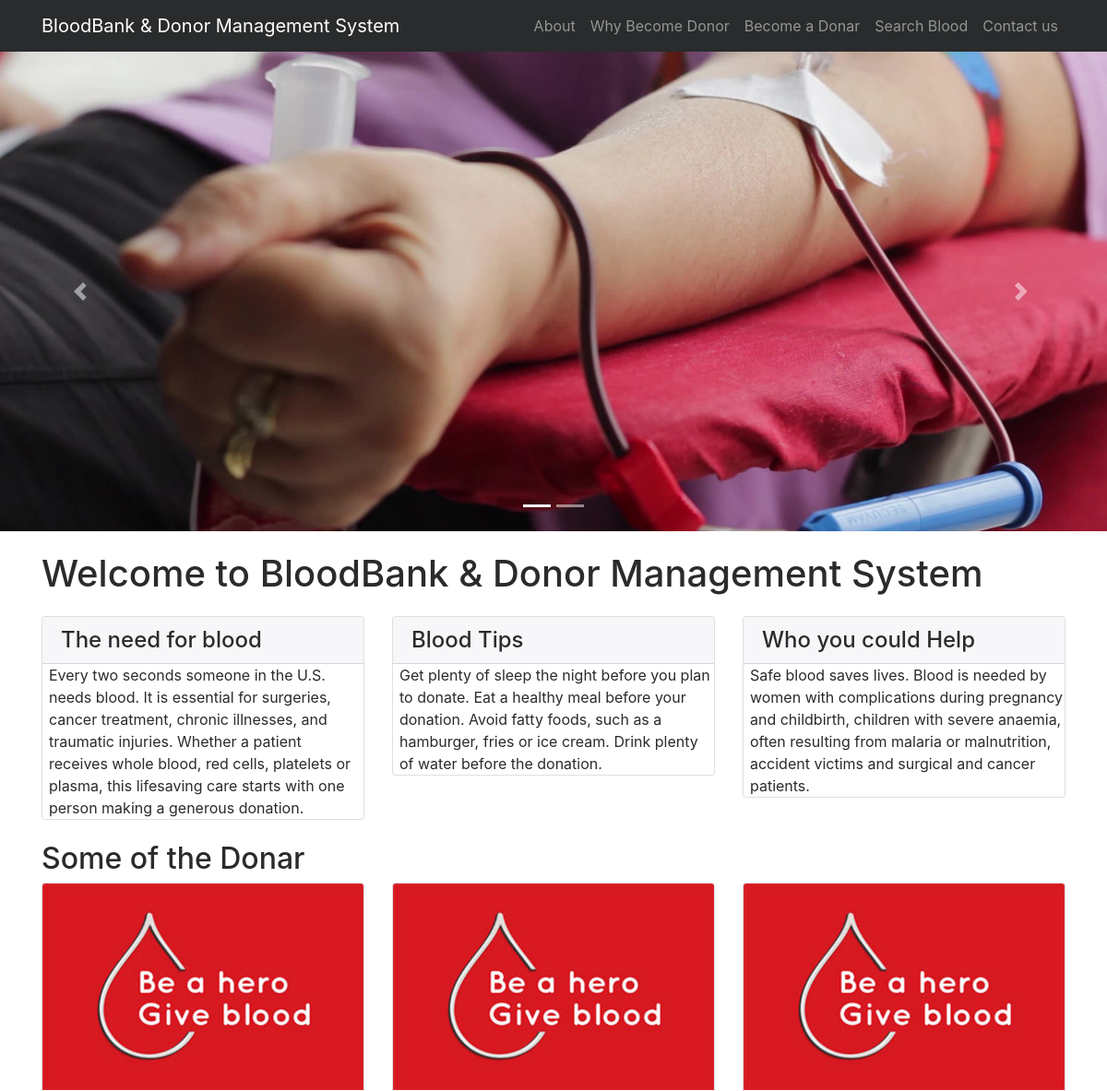
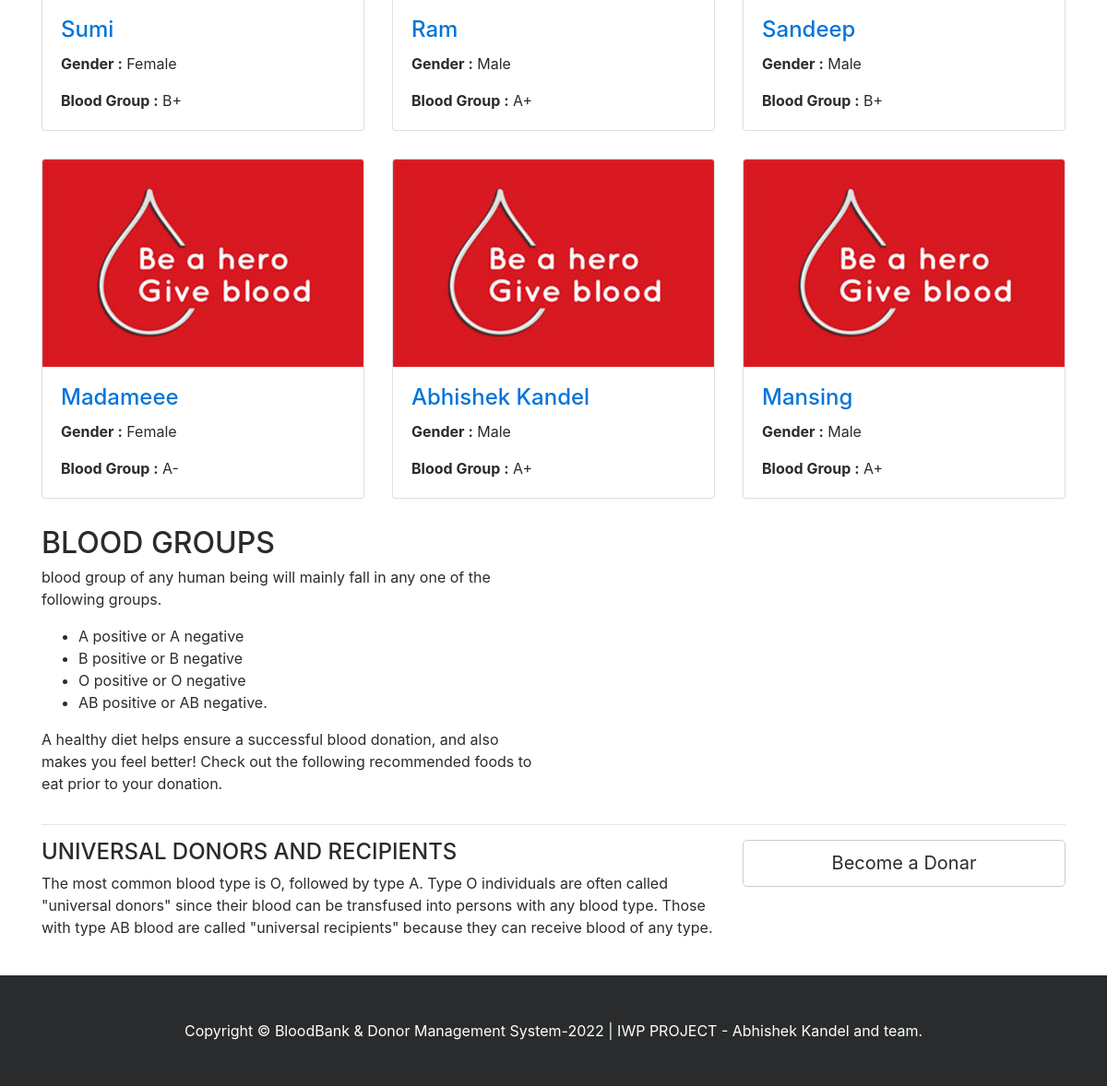
The page / on the database its author committed (2 pictures, top to bottom).
### tables this page shows
CREATE TABLE `tblblooddonars` (
  `id` int(11) NOT NULL,
  `FullName` varchar(100) DEFAULT NULL,
  `MobileNumber` char(11) DEFAULT NULL,
  `EmailId` varchar(100) DEFAULT NULL,
  `Gender` varchar(20) DEFAULT NULL,
  `Age` int(11) DEFAULT NULL,
  `BloodGroup` varchar(20) DEFAULT NULL,
  `Zone` varchar(255) DEFAULT NULL,
  `Message` mediumtext DEFAULT NULL,
  `PostingDate` timestamp NOT NULL DEFAULT current_timestamp(),
  `status` int(1) DEFAULT NULL
);

### index.php (the view, shortened to what this page needs)
<?php
include('includes/config.php');
?>
<!DOCTYPE html>
<html lang="en">
<head>
    <link href="vendor/bootstrap/css/bootstrap.min.css" rel="stylesheet">
    <link href="vendor/font-awesome/css/font-awesome.min.css" rel="stylesheet" type="text/css">
    <link href="css/modern-business.css" rel="stylesheet">
</head>
<body>
<?php include('includes/header.php');?>
<?php include('includes/slider.php');?>
    <div class="container">
        <h1 class="my-4">Welcome to BloodBank & Donor Management System</h1>
        <div class="row">
            <div class="col-lg-4 mb-4">
                <div class="card">
                    <h4 class="card-header">The need for blood</h4>
                        <p class="card-text" style="padding-left:2%">Every two seconds someone in the U.S. needs blood. It is essential for surgeries, cancer treatment, chronic illnesses, and traumatic injuries. Whether a patient receives whole blood, red cells, platelets or plasma, this lifesaving care starts with one person making a generous donation. </p>
                </div>
            </div>
            <div class="col-lg-4 mb-4">
                <div class="card">
                    <h4 class="card-header">Blood Tips</h4>
                        <p class="card-text" style="padding-left:2%">Get plenty of sleep the night before you plan to donate. Eat a healthy meal before your donation. Avoid fatty foods, such as a hamburger, fries or ice cream. Drink plenty of water before the donation.</p>
                </div>
            </div>
            <div class="col-lg-4 mb-4">
                <div class="card">
                    <h4 class="card-header">Who you could Help</h4>
                        <p class="card-text" style="padding-left:2%"> Safe blood saves lives. Blood is needed by women with complications during pregnancy and childbirth, children with severe anaemia, often resulting from malaria or malnutrition, accident victims and surgical and cancer patients.</p>
                </div>
            </div>
        </div>
        <h2>Some of the Donar</h2>
        <div class="row">
                   <?php
$status=1;
$sql = "SELECT * from tblblooddonars where status=:status order by rand() limit 6";
$query = $dbh -> prepare($sql);
$query->bindParam(':status',$status,PDO::PARAM_STR);
$query->execute();
$results=$query->fetchAll(PDO::FETCH_OBJ);
if($query->rowCount() > 0)
{
foreach($results as $result)
{ ?>
            <div class="col-lg-4 col-sm-6 portfolio-item">
                <div class="card h-100">
                    <a href="#"><img class="card-img-top img-fluid" src="images/blood-donor.jpg" alt="" ></a>
                    <div class="card-block">
                        <h4 class="card-title"><a href="#"><?php echo htmlentities($result->FullName);?></a></h4>
<p class="card-text"><b>  Gender :</b> <?php echo htmlentities($result->Gender);?></p>
<p class="card-text"><b>Blood Group :</b> <?php echo htmlentities($result->BloodGroup);?></p>
                    </div>
                </div>
            </div>
            <?php }} ?>
        </div>
        <div class="row">
            <div class="col-lg-6">
                <h2>BLOOD GROUPS</h2>
          <p>  blood group of any human being will mainly fall in any one of the following groups.</p>
                <ul>
<li>A positive or A negative</li>
<li>B positive or B negative</li>
<li>O positive or O negative</li>
<li>AB positive or AB negative.</li>
                </ul>
                <p>A healthy diet helps ensure a successful blood donation, and also makes you feel better! Check out the following recommended foods to eat prior to your donation.</p>
            </div>
            <div class="col-lg-6">
            </div>
        </div>
        <hr>
        <div class="row mb-4">
            <div class="col-md-8">
            <h4>UNIVERSAL DONORS AND RECIPIENTS</h4>
                <p>
The most common blood type is O, followed by type A.
Type O individuals are often called "universal donors" since their blood can be transfused into persons with any blood type. Those with type AB blood are called "universal recipients" because they can receive blood of any type.</p>
            </div>
            <div class="col-md-4">
                <a class="btn btn-lg btn-secondary btn-block" href="become-donar.php">Become a Donar</a>
            </div>
        </div>
    </div>
  <?php include('includes/footer.php');?>
</body>
</html>

### includes/header.php (shortened to what this page needs)
<nav class="navbar fixed-top navbar-toggleable-md navbar-inverse bg-inverse">
    <div class="container">
        <a class="navbar-brand" href="index.php">BloodBank & Donor Management System</a>
        <div class="collapse navbar-collapse" id="navbarExample">
            <ul class="navbar-nav ml-auto">
                <li class="nav-item">
                    <a class="nav-link" href="page.php?type=aboutus">About</a>
                </li>
                <li class="nav-item">
                    <a class="nav-link" href="page.php?type=donor">Why Become Donor</a>
                </li>
                <li class="nav-item">
                    <a class="nav-link" href="become-donar.php">Become a Donar</a>
                </li>
                 <li class="nav-item">
                    <a class="nav-link" href="search-donor.php">Search Blood</a>
                </li>
                  <li class="nav-item">
                    <a class="nav-link" href="contact.php">Contact us</a>
                </li>
            </ul>
        </div>
    </div>
</nav>

### includes/slider.php (shortened to what this page needs)
<header>
       <div id="carouselExampleIndicators" class="carousel slide" data-ride="carousel">
           <ol class="carousel-indicators">
               <li data-target="#carouselExampleIndicators" data-slide-to="0" class="active"></li>
               <li data-target="#carouselExampleIndicators" data-slide-to="1"></li>
           </ol>
           <div class="carousel-inner" role="listbox">
               <div class="carousel-item active" style="background-image: url('images/banner1.jpg')">
                   <div class="carousel-caption d-none d-md-block">
                   </div>
               </div>
           </div>
           <a class="carousel-control-prev" href="#carouselExampleIndicators" role="button" data-slide="prev">
               <span class="carousel-control-prev-icon" aria-hidden="true"></span>
           </a>
           <a class="carousel-control-next" href="#carouselExampleIndicators" role="button" data-slide="next">
               <span class="carousel-control-next-icon" aria-hidden="true"></span>
           </a>
       </div>
   </header>

### includes/footer.php
<footer class="py-5 bg-inverse">
    <div class="container">
        <p class="m-0 text-center text-white">Copyright &copy; BloodBank & Donor Management System-2022 | IWP PROJECT - Abhishek Kandel and team.</p>
    </div>
</footer>

### css/modern-business.css (style rules this page uses)
body { padding-top: 54px; }
@media (min-width: 992px) { body { padding-top: 56px; } }
.carousel-item { height: 65vh; min-height: 300px; background: no-repeat center center scroll; -webkit-background-size: cover; -moz-background-size: cover; -o-background-size: cover; background-size: cover; }
.portfolio-item { margin-bottom: 30px; }

### index.php (style rules this page uses)
.carousel-item.active, .carousel-item-next, .carousel-item-prev { display: block; }

### rows shown on the page
tblblooddonars: FullName "Sumi", Gender "Female", BloodGroup "B+"
tblblooddonars: FullName "Ram", Gender "Male", BloodGroup "A+"
tblblooddonars: FullName "Sandeep", Gender "Male", BloodGroup "B+"
tblblooddonars: FullName "Madameee", Gender "Female", BloodGroup "A-"
tblblooddonars: FullName "Abhishek Kandel", Gender "Male", BloodGroup "A+"
tblblooddonars: FullName "Mansing", Gender "Male", BloodGroup "A+"
